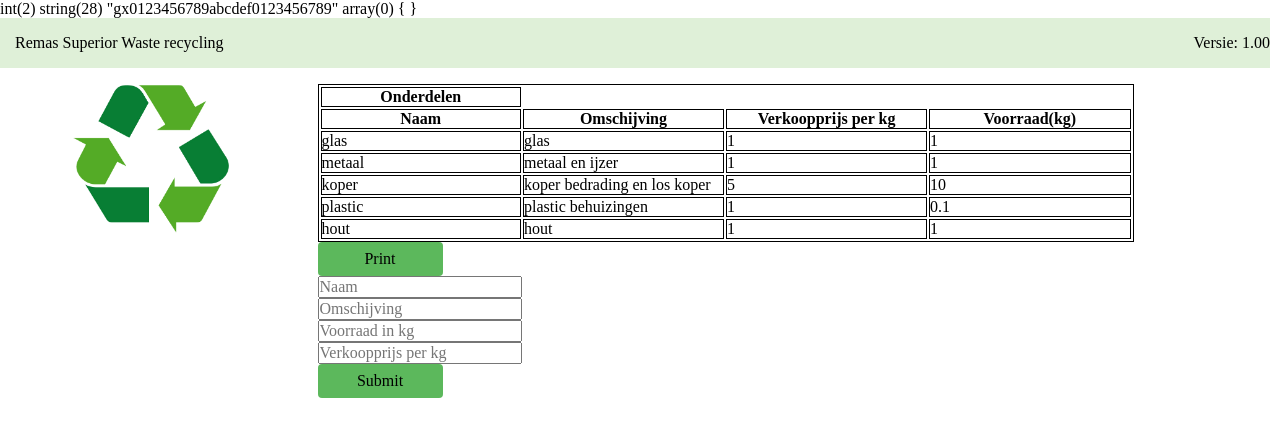
Screenshot of /onderdelen.php with the database file from the repository.
### tables this page shows
CREATE TABLE `onderdelen` (
  `ID` int(11) NOT NULL,
  `naam` varchar(40) NOT NULL,
  `omschijving` varchar(200) NOT NULL,
  `voorraadkg` int(11) NOT NULL,
  `prijsperkg` float NOT NULL
);

### includes/functions.php (the view, shortened to what this page needs)
<?php
            function getonderdelen(){
              include 'connect.php';
              $stmt = $db->query("SELECT * FROM onderdelen");
              $results = $stmt->fetchAll(PDO::FETCH_ASSOC);
              $stmt->execute();
              foreach($stmt as $row){
                  echo '<tr> <td>' .$row['naam'] . '</td>';
                  echo '<td>' . $row['omschijving'] . '</td>' ;
                  echo '<td>' . $row['voorraadkg'] . '</td>' ;
                  echo '<td>' .$row['prijsperkg'] . '</td> </tr>';
              }
            }
?>

### scripts/style.css (style rules this page uses)
:root { --green: #DFF0D8; --greener: #5CB85C; }
* { margin: 0; padding: 0; list-style: none; box-sizing: border-box; font-family: 'Arial Rounded MT Bold'; font-size: 1em; }
body { background-color: white; }
table, th, td { border: 1px solid black; margin-right: 200px; }
td { width: 210px; }

### rows the page displays
onderdelen: naam "glas", omschijving "glas", voorraadkg "1", prijsperkg "1"
onderdelen: naam "metaal", omschijving "metaal en ijzer", voorraadkg "1", prijsperkg "1"
onderdelen: naam "koper", omschijving "koper bedrading en los koper", voorraadkg "5", prijsperkg "10"
onderdelen: naam "plastic", omschijving "plastic behuizingen", voorraadkg "1", prijsperkg "0.1"
onderdelen: naam "hout", omschijving "hout", voorraadkg "1", prijsperkg "1"
